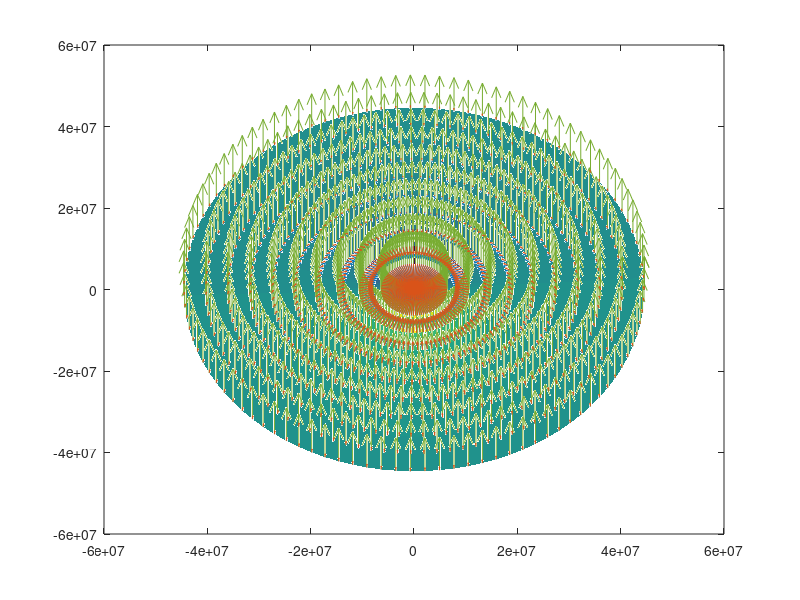

This figure's MATLAB source: (Note: this script raises an error after producing the figure.)
wE = 2*pi*24*60*60;
RE = 6371200; % m
me = 9.1094e-31;
mp = 1.6726e-27;
e = 1.6022e-19;
kB = 1.3806e-23;
mu0 = 1.2566e-06;
M = 8.22e22; % A m^2

Er = @(r) -wE*mu0*M/4/pi./r.^2;


r = RE*linspace(1,7,10);
lon = linspace(0,2*pi,100);

[R,LON] = ndgrid(r,lon);

X = R.*cos(LON);
Y = R.*sin(LON);

ER = Er(R);

EX = ER.*cos(LON);
EY = ER.*sin(LON);


E_conv = 1e7; % V/m
EX_conv = 0;
EY_conv = E_conv;

hca = subplot(1,1,1);
scale = NaN;
quiver(hca,X,Y,EX,EY)
hold(hca,'on')
quiver(hca,X,Y,EX*0+EX_conv,EY*0+EY_conv)
quiver(hca,X,Y,EX+EX*0+EX_conv,EY+EY*0+EY_conv)

surf(X,Y,X*0-1,EY+EY_conv)
shading(hca,'flat')
colormap(pic_colors('blue_red'))
hca.CLim = max(abs(hca.CLim))*[-1 1];
hcb = colorbar(hca);

hold(hca,'off')



%%
% transformation matrix between cartesian and spherical
T = [sin(colat).*cos(lon), sin(colat).*sin(lon), cos(colat);...
     cos(colat).*cos(lon), cos(colat).*sin(lon), -sin(colat);...
     -sin(lon)         , cos(lon)        ,  0];
  
T_sp2cart = T';

Ecart = T_sp2cart*Bsphere;
  
bx = Bcart(1,:);
by = Bcart(2,:);
bz = Bcart(3,:);
